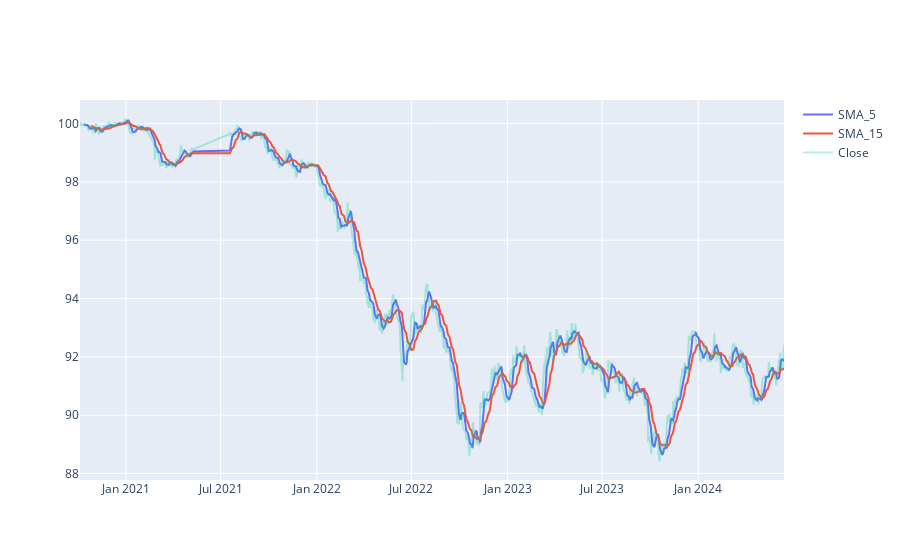

Notebook cell for this chart:
### Code cell
#SMA
data['SMA_5'] = data['Close'].rolling(window = 5).mean().shift()
data['SMA_15'] = data['Close'].rolling(window = 15).mean().shift()


# If u want to visualize between a range of specific dates u can do it like -> fig = go.Figure(layout_xaxis_range=['2019-06-04','2020-01-02'])

fig = go.Figure()
fig.add_trace(go.Scatter(x=data.index,y=data.SMA_5,name='SMA_5'))
fig.add_trace(go.Scatter(x=data.index,y=data.SMA_15,name='SMA_15'))
fig.add_trace(go.Scatter(x=data.index,y=data.Close,name='Close', opacity=0.3))
fig.show()

### Figure 1 — Plotly figure (JSON) as saved in the notebook; plotly's stock layout.template omitted (floating-point values rounded to 4 significant figures; data arrays with more than 128 entries replaced by an {"elided": "..."} marker saying what was removed)
{"data": [{"name": "SMA_5", "type": "scatter", "x": {"elided": "882 str values"}, "y": {"elided": "882 float values"}}, {"name": "SMA_15", "type": "scatter", "x": {"elided": "882 str values"}, "y": {"elided": "882 float values"}}, {"name": "Close", "opacity": 0.3, "type": "scatter", "x": {"elided": "882 str values"}, "y": {"elided": "882 float values"}}], "layout": {}}
